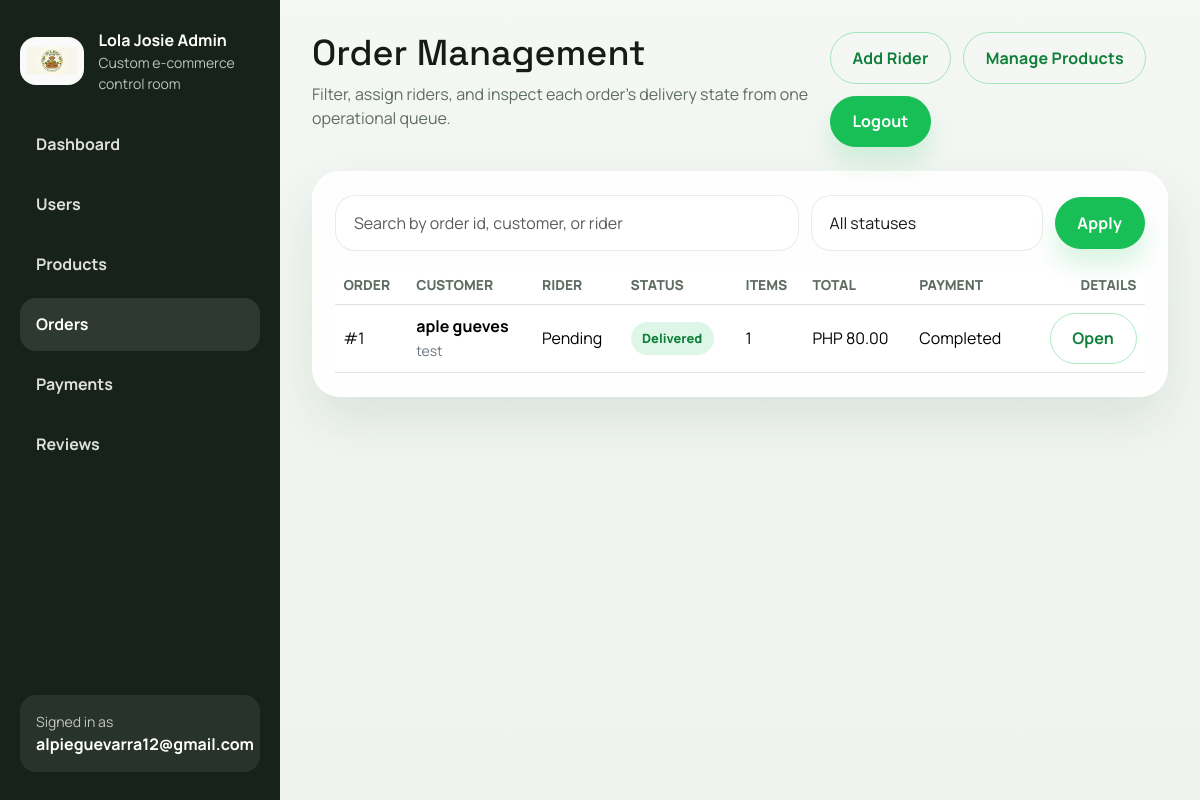
Page /admin-dashboard/orders/ (signed in) on the earlier database version.
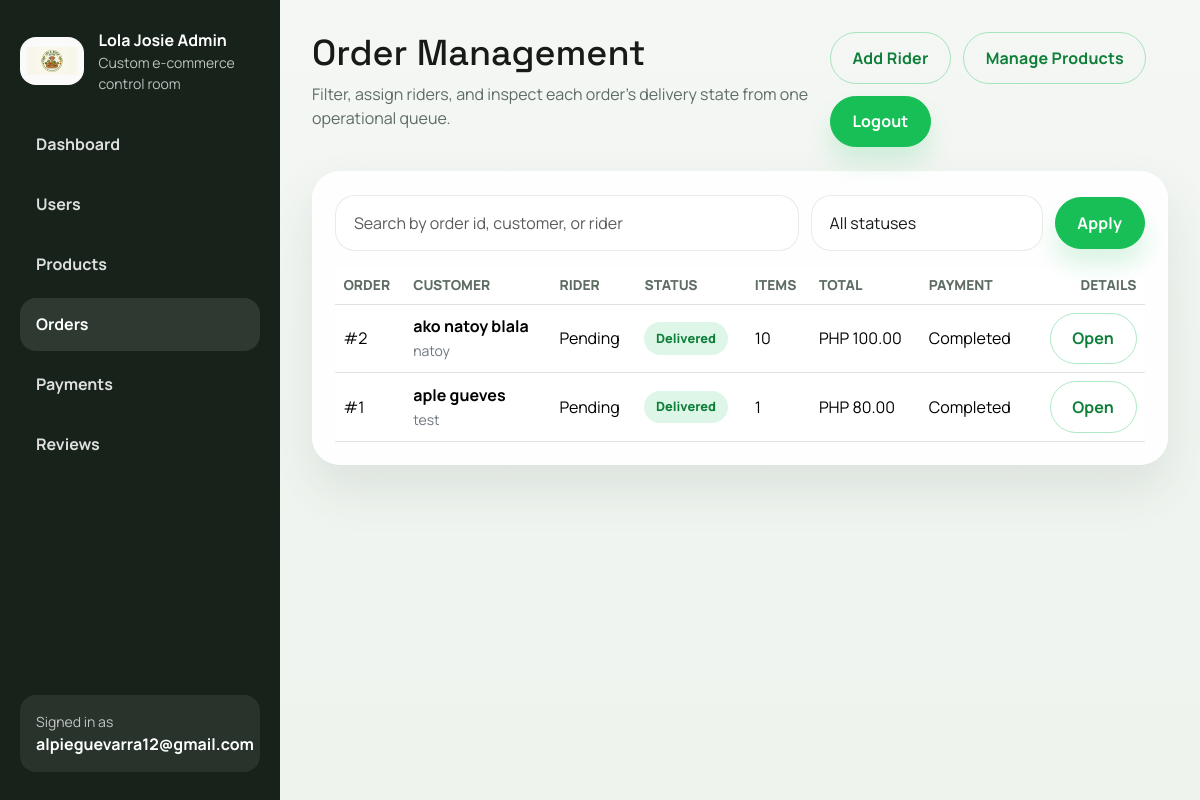
Same page on the later database version.
### orders/models.py (models this page shows, shortened)
class Order(models.Model):
    class Status(models.TextChoices):
        PENDING = "Pending", "Pending"
        PROCESSING = "Processing", "Processing"
        ASSIGNED = "Assigned", "Assigned"
        OUT_FOR_DELIVERY = "Out for Delivery", "Out for Delivery"
        SHIPPED = "Shipped", "Shipped"
        DELIVERED = "Delivered", "Delivered"
    class PaymentMethod(models.TextChoices):
        COD = "Cash on Delivery", "Cash on Delivery"
    user = models.ForeignKey(
        settings.AUTH_USER_MODEL,
        on_delete=models.CASCADE,
        related_name="orders",
    )
    assigned_rider = models.ForeignKey(
        settings.AUTH_USER_MODEL,
        on_delete=models.SET_NULL,
        related_name="assigned_orders",
        null=True,
        blank=True,
    )
    full_name = models.CharField(max_length=200)
    address = models.TextField()
    phone = models.CharField(max_length=20)
    payment_method = models.CharField(
        max_length=30,
        choices=PaymentMethod.choices,
        default=PaymentMethod.COD,
    )
    status = models.CharField(
        max_length=20,
        choices=Status.choices,
        default=Status.PENDING,
    )
    delivery_token = models.CharField(max_length=64, db_index=True, default=generate_delivery_token, editable=False)
    delivery_qr_generated_at = models.DateTimeField(default=timezone.now, editable=False)
    delivery_confirmed_at = models.DateTimeField(null=True, blank=True)
    delivery_scanned_by = models.ForeignKey(
        settings.AUTH_USER_MODEL,
        on_delete=models.SET_NULL,
        related_name="completed_delivery_scans",
        null=True,
        blank=True,
    )
    subtotal = models.DecimalField(max_digits=10, decimal_places=2, default=0)
    created_at = models.DateTimeField(auto_now_add=True)
    updated_at = models.DateTimeField(auto_now=True)
    class Meta:
        ordering = ["-created_at"]
    @property
    def item_count(self):
        return sum(item.quantity for item in self.items.all())
    @property
    def status_theme(self):
        mapping = {
            self.Status.PENDING: "warning",
            self.Status.PROCESSING: "neutral",
            self.Status.ASSIGNED: "warning",
            self.Status.OUT_FOR_DELIVERY: "success",
            self.Status.SHIPPED: "neutral",
            self.Status.DELIVERED: "success",
        }
        return mapping.get(self.status, "neutral")

class OrderItem(models.Model):
    order = models.ForeignKey(Order, on_delete=models.CASCADE, related_name="items")
    product = models.ForeignKey(Product, on_delete=models.SET_NULL, null=True, blank=True)
    product_name = models.CharField(max_length=200)
    unit_price = models.DecimalField(max_digits=10, decimal_places=2)
    quantity = models.PositiveIntegerField()
    class Meta:
        ordering = ["id"]

class Payment(models.Model):
    class Status(models.TextChoices):
        PENDING = "Pending", "Pending"
        COMPLETED = "Completed", "Completed"
    order = models.OneToOneField(Order, on_delete=models.CASCADE, related_name="payment")
    user = models.ForeignKey(
        settings.AUTH_USER_MODEL,
        on_delete=models.CASCADE,
        related_name="payments",
    )
    amount = models.DecimalField(max_digits=10, decimal_places=2)
    payment_method = models.CharField(
        max_length=30,
        choices=Order.PaymentMethod.choices,
        default=Order.PaymentMethod.COD,
    )
    status = models.CharField(
        max_length=20,
        choices=Status.choices,
        default=Status.PENDING,
    )
    reference = models.CharField(max_length=20, unique=True, default=generate_payment_reference)
    notes = models.TextField(blank=True)
    created_at = models.DateTimeField(auto_now_add=True)
    updated_at = models.DateTimeField(auto_now=True)
    class Meta:
        ordering = ["-created_at"]

### users/admin_views.py (the view, shortened to what this page needs)
# urls.py: path("orders/", admin_views.order_list, name="order_list"),
@admin_required
def order_list(request):
    status_filter = request.GET.get("status", "").strip()
    query = request.GET.get("q", "").strip()
    orders = (
        Order.objects.select_related("user", "payment", "assigned_rider")
        .prefetch_related("items")
        .order_by("-created_at")
    )
    if status_filter:
        orders = orders.filter(status=status_filter)
    page_obj = paginate_queryset(request, orders, per_page=12)
    return render(
        request,
        "admin_dashboard/orders/list.html",
        {
            "page_obj": page_obj,
            "status_filter": status_filter,
            "query": query,
            "querystring": querystring_without_page(request),
            "status_choices": Order.Status.choices,
            "section": "orders",
        },
    )

### cart/cart.py (called while the page is built)
    def __len__(self):
        return sum(self.cart.values())

### cart/context_processors.py (called while the page is built)
def cart_summary(request):
    return {"cart_item_count": len(Cart(request))}

### config/context_processors.py (called while the page is built)
def site_meta(request):
    return {
        "site_name": settings.SITE_NAME,
        "site_tagline": settings.SITE_TAGLINE,
    }

### users/admin_access.py (called while the page is built)
def is_admin_user(user):
    return user.is_authenticated and (user.is_staff or user.is_superuser)

def admin_required(view_func):
    @wraps(view_func)
    @login_required(login_url="login")
    def wrapped_view(request, *args, **kwargs):
        if not is_admin_user(request.user):
            messages.error(request, "You do not have permission to access the admin dashboard.")
            return redirect("products:product_list")
        return view_func(request, *args, **kwargs)
    return wrapped_view

### users/admin_views.py (called while the page is built)
def paginate_queryset(request, queryset, per_page=10):
    paginator = Paginator(queryset, per_page)
    return paginator.get_page(request.GET.get("page"))

def querystring_without_page(request):
    params = request.GET.copy()
    params.pop("page", None)
    return params.urlencode()

### templates/admin_dashboard/orders/list.html (shortened to what this page needs)
{% extends "admin_dashboard/base_admin.html" %}
{% block admin_title %}Order Management{% endblock %}
{% block admin_intro %}Filter, assign riders, and inspect each order’s delivery state from one operational queue.{% endblock %}
{% block admin_content %}
<section class="admin-panel">
    <form method="get" class="admin-toolbar admin-toolbar--filters">
        <div class="admin-toolbar__search">
            <input type="text" name="q" class="form-control" value="{{ query }}" placeholder="Search by order id, customer, or rider">
        </div>
        <select name="status" class="form-select">
            <option value="">All statuses</option>
        </select>
        <button type="submit" class="btn btn-success">Apply</button>
    </form>
    <div class="table-responsive">
        <table class="table admin-table align-middle">
            <thead>
                <tr>
                    <th>Order</th>
                    <th>Customer</th>
                    <th>Rider</th>
                    <th>Status</th>
                    <th>Items</th>
                    <th>Total</th>
                    <th>Payment</th>
                    <th class="text-end">Details</th>
                </tr>
            </thead>
            <tbody>
                {% for order in page_obj %}
                    <tr>
                        <td>#{{ order.id }}</td>
                        <td>
                            <strong>{{ order.full_name }}</strong><br>
                            <small class="text-secondary">{{ order.user.username }}</small>
                        </td>
                        <td>
                            {% if order.assigned_rider %}
                                {{ order.assigned_rider.get_full_name|default:order.assigned_rider.username }}
                            {% else %}
                                Pending
                            {% endif %}
                        </td>
                        <td><span class="admin-badge admin-badge--{{ order.status_theme }}">{{ order.status }}</span></td>
                        <td>{{ order.item_count }}</td>
                        <td>PHP {{ order.subtotal }}</td>
                        <td>{{ order.payment.status }}</td>
                        <td class="text-end">
                            <a class="btn btn-outline-success" href="{% url 'admin_dashboard:order_detail' order.id %}">Open</a>
                        </td>
                    </tr>
                {% empty %}
                    <tr>
                        <td colspan="8" class="text-center text-secondary py-4">No orders matched the current filters.</td>
                    </tr>
                {% endfor %}
            </tbody>
        </table>
    </div>
</section>
{% endblock %}

Differences in the rows shown:
added Order: id "2", full_name "ako natoy blala", user.username "natoy", shows "Pending", status "Delivered", item_count "10", subtotal "100.00", payment.status "Completed"
